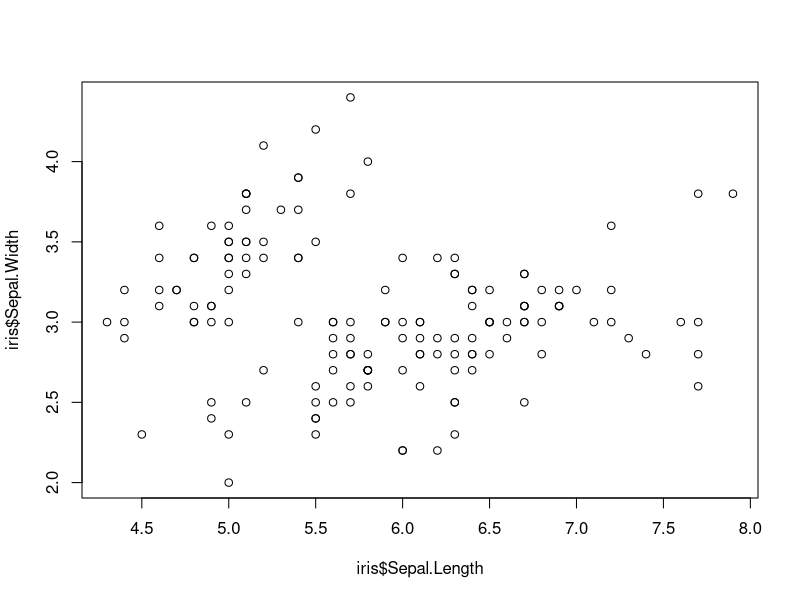
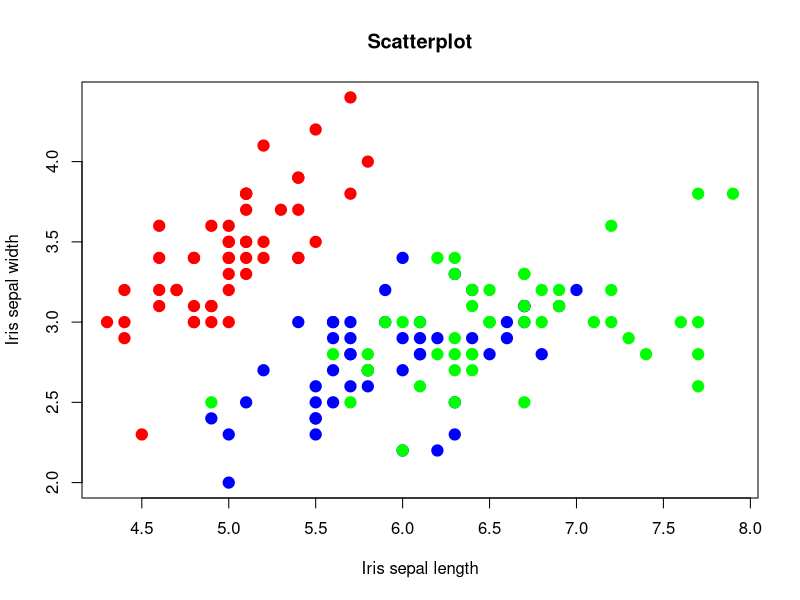
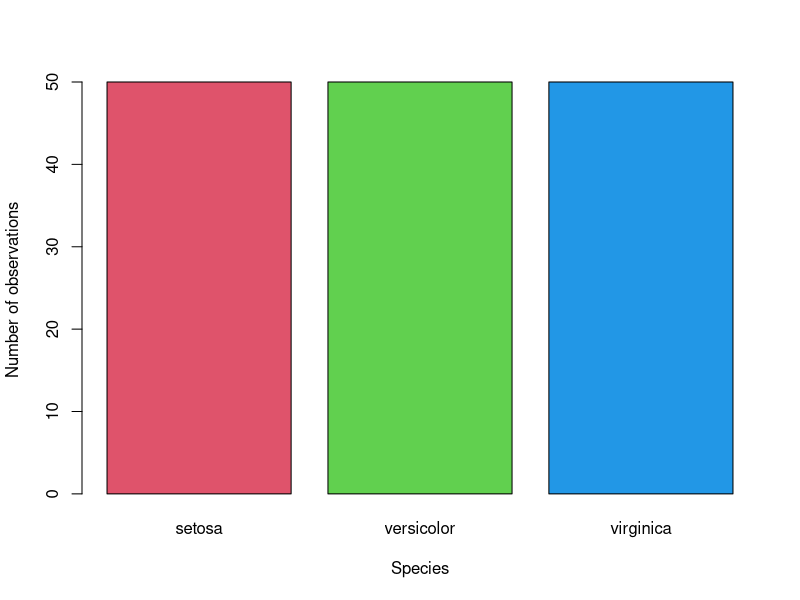
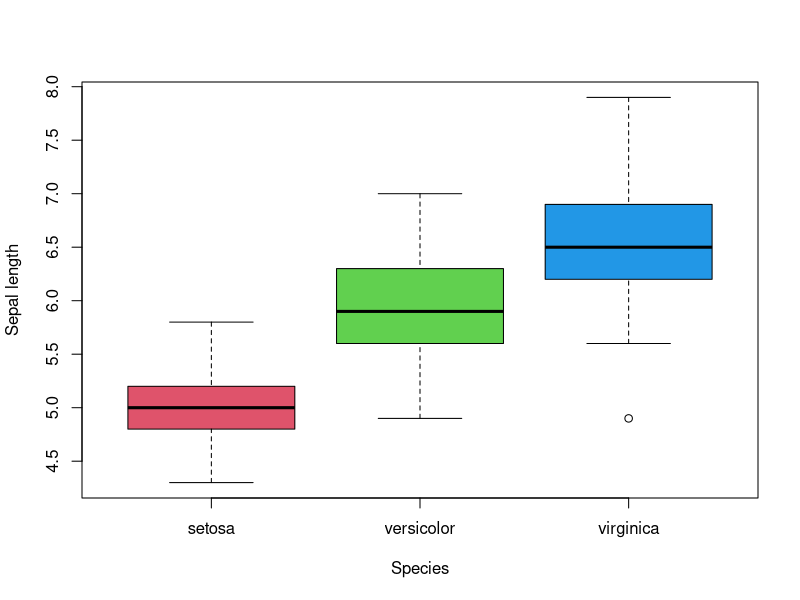
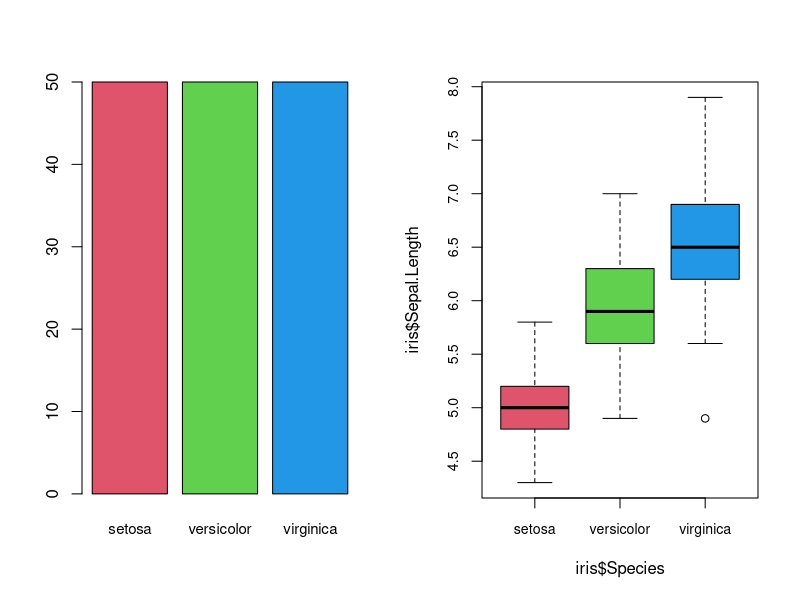

Write R code to recreate these figures, in order.
## ---- chunk 1
options(htmltools.dir.version = FALSE, width=80)
knitr::opts_chunk$set(warning = FALSE, 
                      message = FALSE, 
                      cache=FALSE,
                      comment="", 
                      prompt=TRUE,
                      include=FALSE,
                      echo=FALSE,
                      fig.path = "img/")

## from http://yihui.name/knitr/hooks#chunk_hooks
knitr::knit_hooks$set(small.mar=function(before, options, envir) {
                                              if (before) par(mar=c(4, 5, 1, 1)) ## smaller margin on top and right
})
## ---- chunk 2
head(iris)
levels(iris$Species)

## Long way
means_all <- c()
for (i in levels(iris$Species)) {
  mask <- iris$Species == i
  sepal_lengths <- iris$Sepal.Length[mask]
  mean <- mean(sepal_lengths)
  means_all <- c(means_all, mean)
}
names(means_all) <- levels(iris$Species)
means_all

## Short way
sepal_list <- split(iris$Sepal.Length, iris$Species)
sapply(sepal_list, mean)
## ---- chunk 3
numbers <- round(runif(15, min=0, max=50))
numbers
sort(numbers, decreasing=FALSE)
order(numbers, decreasing=FALSE)
## ---- chunk 4
data_1 <- data.frame(x1 = c(7, 3, 2, 9, 0),
                     x2 = c(4, 4, 1, 1, 8),
                     x3 = c(5, 3, 9, 2, 4))
data_2 <- data.frame(z1 = c(1, 5, 9, 4, 0),
                     z2 = c(0, 9, 8, 1, 6))
cbind(data_1, data_2)

data_3 <- data.frame(x1 = c(3, 1),
                     x2 = c(5, 8),
                     x3 = c(1, 6))
rbind(data_1, data_3)
## ---- chunk 5
genes1 <- c("SOCS1", "SOCS2", "IRF1", "IRF2", "STAT1", "STAT2")
genes2 <- c("IRF4", "SOCS1", "STAT2", "IRF1")
match(genes1, genes2)
## ---- chunk 6
cases <- data.frame(month=c("Apr", "May", "Jun"),
                    cases=c(500, 200, 300))
deaths <- data.frame(date=c("Apr", "Jun", "Jul"),
                     deats=c(30, 10, 20))

cases
deaths

merge(cases, deaths, by.x="month", by.y="date")
## ---- chunk 7
merge(cases, deaths, by.x="month", by.y="date", all=FALSE)
## ---- chunk 8
merge(cases, deaths, by.x="month", by.y="date", all=TRUE)
## ---- chunk 9
merge(cases, deaths, by.x="month", by.y="date", all.x=TRUE)
## ---- chunk 10
merge(cases, deaths, by.x="month", by.y="date", all.y=TRUE)
## ---- chunk 11
plot(x=iris$Sepal.Length, y=iris$Sepal.Width, type="p")
## ---- chunk 12
plot(x=iris$Sepal.Length, y=iris$Sepal.Width, type="p", 
     xlab = "Iris sepal length", ylab = "Iris sepal width",
     main = "Scatterplot",
     pch = 19, cex = 1.5,
     col=c("red", "blue", "green")[iris$Species]) # Only works when the variable is a FACTOR
## ---- chunk 13
barplot(table(iris$Species), col=2:4, xlab="Species", ylab="Number of observations")
## ---- chunk 14
boxplot(iris$Sepal.Length ~ iris$Species, col=2:4, 
        xlab = "Species", ylab = "Sepal length")
## ---- chunk 15
par(mfrow=c(1,2))
barplot(table(iris$Species), col=2:4, cex.names=.9)
boxplot(iris$Sepal.Length ~ iris$Species, col=2:4, cex.axis=.85)
## ---- chunk 16
knitr::include_graphics("https://d33wubrfki0l68.cloudfront.net/2c6239d311be6d037c251c71c3902792f8c4ddd2/12f67/css/images/hex/ggplot2.png")
## ---- chunk 17
knitr::include_graphics("https://d33wubrfki0l68.cloudfront.net/621a9c8c5d7b47c4b6d72e8f01f28d14310e8370/193fc/css/images/hex/dplyr.png")
## ---- chunk 18
knitr::include_graphics("https://d33wubrfki0l68.cloudfront.net/476fa4025501dcec05be08248b32d390dd2337d5/574c6/css/images/hex/tidyr.png")
